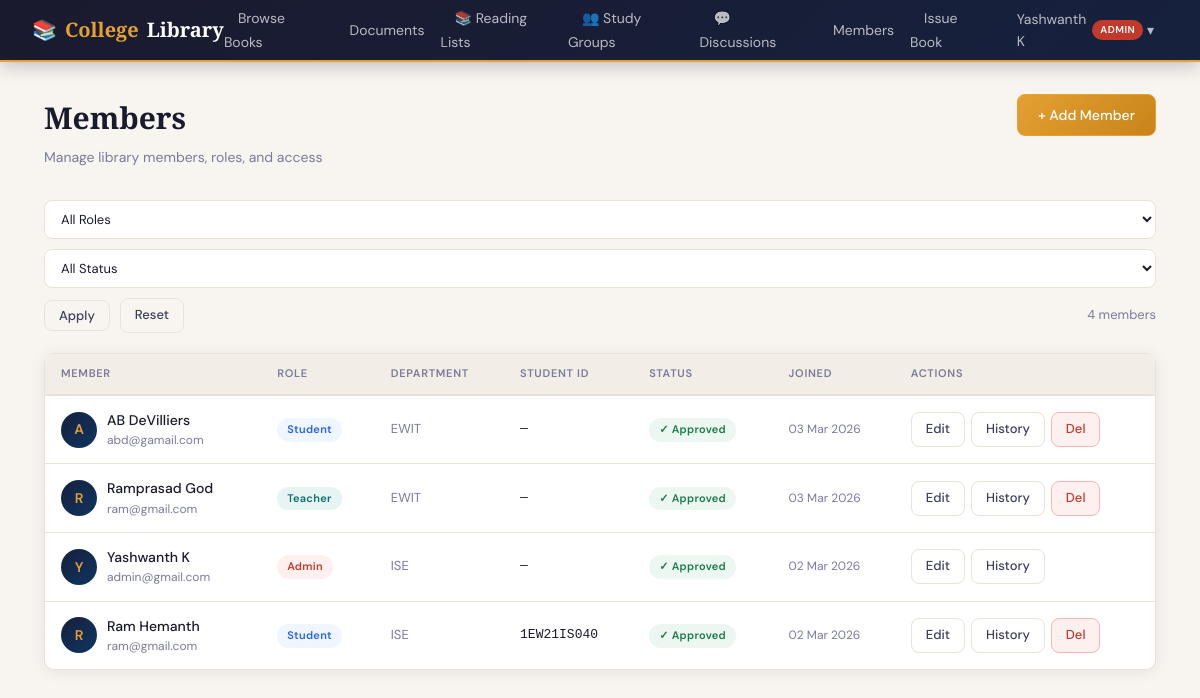
The page /accounts/users/ (signed in) on the database its author committed.
### accounts/models.py (models this page shows, shortened)
class CustomUser(AbstractUser):
    class Role(models.TextChoices):
        ADMIN = 'ADMIN', 'Admin'
        LIBRARIAN = 'LIBRARIAN', 'Librarian'
        TEACHER = 'TEACHER', 'Teacher'
        STUDENT = 'STUDENT', 'Student'
    role = models.CharField(
        max_length=20,
        choices=Role.choices,
        default=Role.STUDENT,
    )
    phone_number = models.CharField(max_length=15, blank=True)
    department = models.CharField(max_length=100, blank=True)   # e.g. "Computer Science"
    student_id = models.CharField(max_length=20, blank=True, unique=True, null=True)
    profile_picture = models.ImageField(upload_to='profiles/', blank=True, null=True)
    is_approved = models.BooleanField(default=False)            # Admin must approve new members
    date_of_joining = models.DateField(auto_now_add=True)
    @property
    def can_manage_books(self):
        return self.role in (self.Role.ADMIN, self.Role.LIBRARIAN)

### accounts/views.py (the view)
# urls.py: path('users/',              views.manage_users_view,     name='manage_users'),
@login_required
@staff_required
def manage_users_view(request):
    role_filter = request.GET.get('role', '')
    approved_filter = request.GET.get('approved', '')
    users = CustomUser.objects.all().order_by('-date_joined')
    if role_filter:
        users = users.filter(role=role_filter)
    if approved_filter == 'pending':
        users = users.filter(is_approved=False)
    elif approved_filter == 'approved':
        users = users.filter(is_approved=True)
    context = {
        'users': users,
        'roles': CustomUser.Role.choices,
        'role_filter': role_filter,
        'approved_filter': approved_filter,
    }
    return render(request, 'accounts/manage_users.html', context)

### templates/accounts/manage_users.html (shortened to what this page needs)
{% extends 'base.html' %}
{% block content %}
<div class="page">
  <div style="display:flex;align-items:flex-start;justify-content:space-between;margin-bottom:8px;flex-wrap:wrap;gap:12px;">
    <div>
      <div class="page-title">Members</div>
      <div class="page-sub">Manage library members, roles, and access</div>
    </div>
    <a href="{% url 'accounts:create_user' %}" class="btn btn-gold">+ Add Member</a>
  </div>
  <form method="get" class="filter-bar">
    <select name="role">
      <option value="">All Roles</option>
    </select>
    <select name="approved">
      <option value="">All Status</option>
    </select>
    <button type="submit" class="btn btn-outline btn-sm">Apply</button>
    <a href="{% url 'accounts:manage_users' %}" class="btn btn-outline btn-sm">Reset</a>
    <span class="count-tag">{{ users.count }} member{{ users.count|pluralize }}</span>
  </form>
  <div class="card">
    <div class="table-wrap">
      <table>
        <thead>
          <tr>
            <th>Member</th><th>Role</th><th>Department</th>
            <th>Student ID</th><th>Status</th><th>Joined</th><th>Actions</th>
          </tr>
        </thead>
        <tbody>
          {% for member in users %}
          <tr>
            <td>
              <div class="member-cell">
                <div class="avatar-circle">{{ member.first_name|first|upper|default:member.username|first|upper }}</div>
                <div>
                  <div class="member-name">{{ member.get_full_name|default:member.username }}</div>
                  <div class="member-email">{{ member.email|default:"—" }}</div>
                </div>
              </div>
            </td>
            <td>
              <span class="badge {% if member.role == 'ADMIN' %}badge-red{% elif member.role == 'LIBRARIAN' %}badge-gold{% elif member.role == 'TEACHER' %}badge-teal{% else %}badge-blue{% endif %}">
                {{ member.get_role_display }}
              </span>
            </td>
            <td style="font-size:13px;color:var(--ink3);">{{ member.department|default:"—" }}</td>
            <td style="font-size:13px;font-family:monospace;">{{ member.student_id|default:"—" }}</td>
            <td>
              {% if member.is_approved %}
                <span class="badge badge-green">✓ Approved</span>
              {% else %}
                <span class="badge badge-gold">⏳ Pending</span>
              {% endif %}
            </td>
            <td style="font-size:12px;color:var(--ink3);">{{ member.date_joined|date:"d M Y" }}</td>
            <td>
              <div class="action-row">
                <a href="{% url 'accounts:approve_user' member.pk %}" class="btn btn-outline btn-sm">Edit</a>
                <a href="{% url 'accounts:user_history' member.pk %}" class="btn btn-outline btn-sm">History</a>
                {% if request.user.role == 'ADMIN' and member != request.user %}
                  <a href="{% url 'accounts:delete_user' member.pk %}" class="btn btn-sm" style="background:#fdf0ef;color:var(--danger);border:1.5px solid #f0b8b3;">Del</a>
                {% endif %}
              </div>
            </td>
          </tr>
          {% empty %}
          <tr><td colspan="7"><div class="empty"><div class="empty-icon">👥</div><p>No members found.</p></div></td></tr>
          {% endfor %}
        </tbody>
      </table>
    </div>
  </div>
</div>
{% endblock %}

### templates/base.html (shortened to what this page needs)
<!DOCTYPE html>
<html lang="en">
<head>
</head>
<body>
{% if user.is_authenticated %}
<nav class="navbar">
  <a class="nav-brand" href="{% url 'accounts:dashboard' %}">📚 <span>College</span> Library</a>
  <ul class="nav-links">
    <li><a href="{% url 'books:book_list' %}">Browse Books</a></li>
    <li><a href="{% url 'books:document_list' %}">Documents</a></li>
    <li><a href="{% url 'social:reading_lists' %}">📚 Reading Lists</a></li>
    <li><a href="{% url 'social:study_rooms' %}">👥 Study Groups</a></li>
    <li><a href="{% url 'social:discussions' %}">💬 Discussions</a></li>
    {% if user.can_manage_books %}
      <li><a href="{% url 'accounts:manage_users' %}">Members</a></li>
      <li><a href="{% url 'accounts:issue_book' %}">Issue Book</a></li>
    {% else %}
      <li><a href="{% url 'accounts:my_borrows' %}">My Books</a></li>
    {% endif %}
    <li class="nav-dropdown">
      <a href="#" class="nav-dropdown-toggle">
        {{ user.get_full_name|default:user.username }}
        <span class="nav-role-badge role-{{ user.role|lower }}">{{ user.get_role_display }}</span>
        &nbsp;▾
      </a>
    </li>
  </ul>
</nav>
{% endif %}
{% block content %}{% endblock %}
</body>
</html>

### templates/base.html (style rules this page uses)
:root { --navy: #1a1a2e; --navy-mid: #16213e; --navy-deep: #0f3460; --gold: #e5a032; --gold-dk: #c8841a; --gold-lt: #fdf3e0; --gold-bd: #f0d79a; --cream: #f8f5f0; --paper: #f2ede6; --border: #e8e2d9; --ink: #1a1a2e; --ink2: #3d3d5c; --ink3: #7a7a9a; --white: #ffffff; --danger: #c0392b; --success: #1a7a4a; --warn: #b5832a; --info: #0d6e6e; --radius: 10px; --shadow: 0 2px 16px rgba(26,26,46,0.08); --shadow-lg: 0 8px 40px rgba(26,26,46,0.16); }
*, *::before, *::after { box-sizing: border-box; margin: 0; padding: 0; }
body { font-family: 'DM Sans', sans-serif; background: var(--cream); color: var(--ink); min-height: 100vh; font-size: 15px; line-height: 1.6; }
.navbar { background: linear-gradient(135deg, var(--navy) 0%, var(--navy-mid) 100%); padding: 0 32px; height: 62px; display: flex; align-items: center; justify-content: space-between; position: sticky; top: 0; z-index: 200; border-bottom: 2px solid var(--gold); box-shadow: 0 2px 20px rgba(26,26,46,0.3); }
.nav-brand { font-family: 'Playfair Display', serif; font-size: 20px; font-weight: 700; color: #fff; text-decoration: none; display: flex; align-items: center; gap: 8px; }
.nav-brand span { color: var(--gold); }
.nav-links { display: flex; align-items: center; gap: 2px; list-style: none; }
.nav-links a { color: rgba(255,255,255,0.7); text-decoration: none; font-size: 14px; font-weight: 400; padding: 7px 14px; border-radius: 8px; transition: all 0.2s; }
.nav-role-badge { font-size: 10px; font-weight: 600; padding: 2px 8px; border-radius: 20px; margin-left: 6px; text-transform: uppercase; letter-spacing: 0.5px; }
.role-admin { background: #c0392b; color: #fff; }
.nav-dropdown { position: relative; }
.nav-dropdown-toggle { cursor: pointer; display: flex; align-items: center; }
.page { padding: 32px 24px; max-width: 1160px; margin: 0 auto; }
.card { background: #fff; border: 1px solid var(--border); border-radius: var(--radius); box-shadow: var(--shadow); }
.btn { display: inline-flex; align-items: center; gap: 6px; padding: 9px 20px; border-radius: 8px; font-family: 'DM Sans', sans-serif; font-size: 14px; font-weight: 500; cursor: pointer; border: 1.5px solid transparent; text-decoration: none; transition: all 0.18s; white-space: nowrap; }
.btn-gold { background: linear-gradient(135deg, var(--gold), var(--gold-dk)); color: #fff; border-color: var(--gold); }
.btn-outline { background: transparent; color: var(--ink2); border-color: var(--border); }
.btn-sm { padding: 6px 14px; font-size: 13px; }
input, select, textarea { width: 100%; padding: 11px 14px; border: 1.5px solid var(--border); border-radius: 8px; background: #fff; font-family: 'DM Sans', sans-serif; font-size: 14px; color: var(--ink); transition: border-color 0.2s, box-shadow 0.2s; outline: none; }
.table-wrap { overflow-x: auto; }
table { width: 100%; border-collapse: collapse; }
thead tr { background: var(--paper); border-bottom: 2px solid var(--border); }
th { padding: 11px 16px; font-size: 11px; font-weight: 600; text-transform: uppercase; letter-spacing: 0.7px; color: var(--ink3); text-align: left; white-space: nowrap; }
td { padding: 13px 16px; border-bottom: 1px solid var(--border); font-size: 14px; vertical-align: middle; }
tbody tr { transition: background 0.12s; }
tbody tr:last-child td { border-bottom: none; }
.badge { display: inline-flex; align-items: center; padding: 3px 10px; border-radius: 20px; font-size: 11px; font-weight: 600; letter-spacing: 0.3px; }
.badge-green { background: #edf7f1; color: var(--success); }
.badge-red { background: #fdf0ef; color: var(--danger); }
.badge-blue { background: #eff6ff; color: #2563eb; }
.badge-teal { background: #e6f4f4; color: var(--info); }
.page-title { font-family: 'Playfair Display', serif; font-size: 30px; font-weight: 700; color: var(--ink); margin-bottom: 4px; }
.page-sub { color: var(--ink3); font-size: 14px; margin-bottom: 24px; }

### rows shown on the page
CustomUser: get_full_name "Yashwanth K", role "ADMIN", first_name|first "Y", email "admin@gmail.com", role "Admin", department "ISE", student_id "—", is_approved "✓ Approved", date_joined "02 Mar 2026"
CustomUser: first_name|first "A", get_full_name "AB DeVilliers", email "abd@gamail.com", role "Student", department "EWIT", student_id "—", is_approved "✓ Approved", date_joined "03 Mar 2026", shows "Del"
CustomUser: first_name|first "R", get_full_name "Ramprasad God", email "ram@gmail.com", role "Teacher", department "EWIT", student_id "—", is_approved "✓ Approved", date_joined "03 Mar 2026", shows "Del"
CustomUser: first_name|first "R", get_full_name "Ram Hemanth", email "ram@gmail.com", role "Student", department "ISE", student_id "1EW21IS040", is_approved "✓ Approved", date_joined "02 Mar 2026", shows "Del"

### other values the page prints
{{ users.count }} "4"
